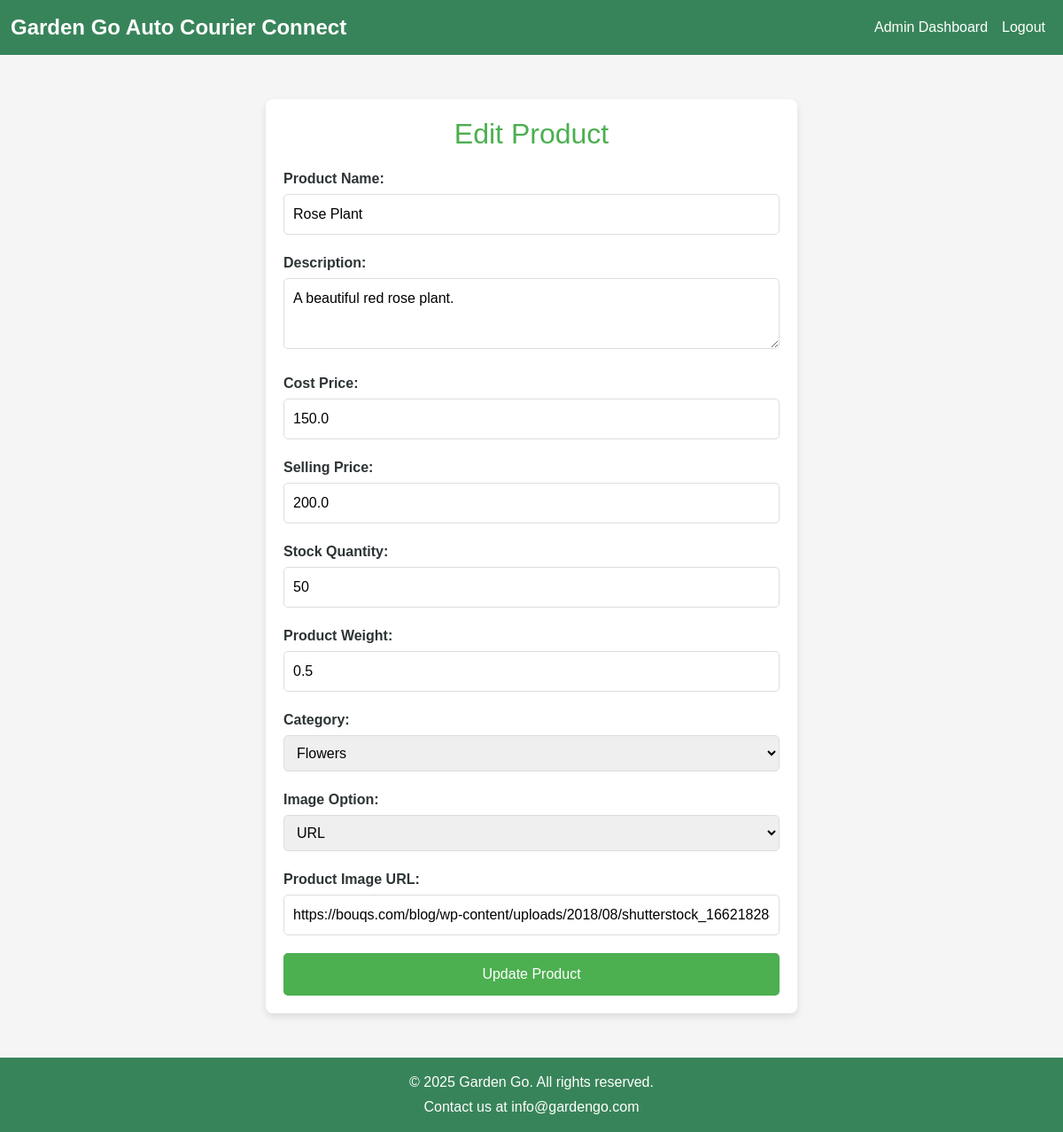
Before: /admin/products/edit/1 (signed in) with the older database file.
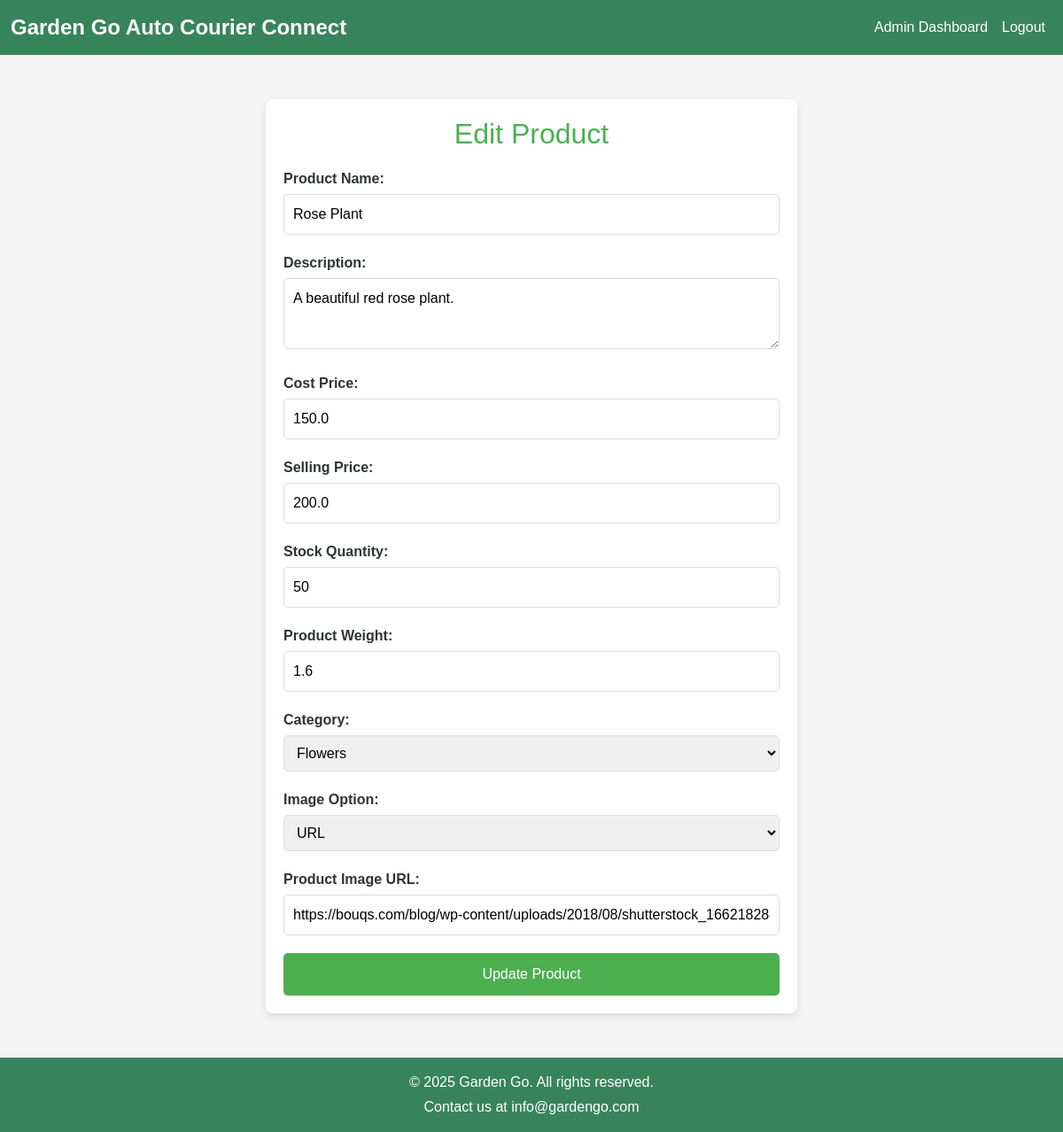
After: the same page with the newer database file.
### models.py (models this page shows)
class Product(db.Model):
    __tablename__ = 'product'
    product_id = db.Column(db.Integer, primary_key=True)
    name = db.Column(db.String(80), nullable=False)
    cost_price = db.Column(db.Float, nullable=False)
    selling_price = db.Column(db.Float, nullable=False)
    description = db.Column(db.String)
    stock_quantity = db.Column(db.Integer, nullable=False)
    image_url = db.Column(db.String)
    product_weight = db.Column(db.Float, nullable=False)  # New attribute
    category_id = db.Column(db.Integer, db.ForeignKey('category.category_id'))
    category = db.relationship('Category', back_populates='products')
    cart_items = db.relationship('CartItem', back_populates='product')
    order_items = db.relationship('OrderItem', back_populates='product')

class Category(db.Model):
    __tablename__ = 'category'
    category_id = db.Column(db.Integer, primary_key=True)
    category_name = db.Column(db.String(50), nullable=False)
    category_description = db.Column(db.String)
    products = db.relationship('Product', back_populates='category')

### admin.py (the view, shortened to what this page needs)
@admin_bp.route('/products/edit/<int:product_id>', methods=['GET', 'POST'])
@login_required
def edit_product(product_id):
    if current_user.role != 'Admin':
        flash('Unauthorized access!', 'danger')
        return redirect(url_for('dashboard'))
    product = Product.query.get_or_404(product_id)
    categories = Category.query.all()
    return render_template('admin/add_edit_product.html', product=product, categories=categories, edit=True)

### app.py (called while the page is built)
@login_manager.user_loader
def load_user(user_id):
    return User.query.get(int(user_id))

@app.before_request
def update_last_login():
    if current_user.is_authenticated:
        current_user.last_login = datetime.utcnow()
        db.session.commit()

### templates/admin/add_edit_product.html (shortened to what this page needs)
{% extends 'base.html' %}
{% block css %}
<link rel="stylesheet" href="{{ url_for('static', filename='css/admin/add_product.css') }}">
{% endblock %}
{% block content %}
<main class="form-wrapper">
    <h1 class="form-title">{{ 'Edit Product' if edit else 'Add New Product' }}</h1>
    <form method="POST" action="" enctype="multipart/form-data" class="form-container">
        <div class="form-group">
            <label for="name">Product Name:</label>
            <input type="text" id="name" name="name" value="{{ product.name if edit else '' }}" required placeholder="Enter product name">
        </div>
        <div class="form-group">
            <label for="description">Description:</label>
            <textarea id="description" name="description" required placeholder="Enter product description">{{ product.description if edit else '' }}</textarea>
        </div>
        <div class="form-group">
            <label for="cost_price">Cost Price:</label>
            <input type="number" id="cost_price" name="cost_price" step="0.01" value="{{ product.cost_price if edit else '' }}" required placeholder="Enter cost price">
        </div>
        <div class="form-group">
            <label for="selling_price">Selling Price:</label>
            <input type="number" id="selling_price" name="selling_price" step="0.01" value="{{ product.selling_price if edit else '' }}" required placeholder="Enter selling price">
        </div>
        <div class="form-group">
            <label for="quantity">Stock Quantity:</label>
            <input type="number" id="quantity" name="quantity" value="{{ product.stock_quantity if edit else '' }}" required placeholder="Enter quantity">
        </div>
        <div class="form-group">
            <label for="product_weight">Product Weight:</label>
            <input type="floatformat" id="product_weight" name="product_weight" value="{{ product.product_weight if edit else '' }}" required placeholder="Enter product weight">
        </div>
        <div class="form-group">
            <label for="category">Category:</label>
            <select id="category" name="category" required>
                {% for category in categories %}
                <option value="{{ category.category_id }}" {% if edit and category.category_id == product.category_id %}selected{% endif %}>{{ category.category_name }}</option>
                {% endfor %}
            </select>
        </div>
        <div class="form-group">
            <label for="image_option">Image Option:</label>
            <select id="image_option" name="image_option" onchange="toggleImageInput()" required>
                <option value="url" {% if edit and product.image_url and not product.image_url.startswith('static/uploads') %}selected{% endif %}>URL</option>
            </select>
        </div>
        <div id="image_url_div" class="form-group" style="display: {% if edit and product.image_url and not product.image_url.startswith('static/uploads') %}block{% else %}none{% endif %};">
            <label for="image_url">Product Image URL:</label>
            <input type="text" id="image_url" name="image_url" value="{{ product.image_url if edit and not product.image_url.startswith('static/uploads') else '' }}" placeholder="Enter image URL">
        </div>
        <button type="submit" class="form-submit">{{ 'Update Product' if edit else 'Add Product' }}</button>
    </form>
</main>
{% endblock %}

Changed rows visible on the page:
changed Product "Rose Plant": product_weight "0.5" → "1.6"
